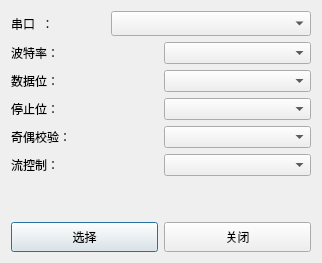
<?xml version="1.0" encoding="UTF-8"?>
<ui version="4.0">
 <class>serialsetup</class>
 <widget class="QDialog" name="serialsetup">
  <property name="geometry">
   <rect>
    <x>0</x>
    <y>0</y>
    <width>322</width>
    <height>263</height>
   </rect>
  </property>
  <property name="windowTitle">
   <string>Serial Port Setup</string>
  </property>
  <layout class="QGridLayout" name="gridLayout">
   <item row="0" column="0">
    <layout class="QVBoxLayout" name="verticalLayout_2">
     <item>
      <layout class="QVBoxLayout" name="verticalLayout">
       <item>
        <layout class="QHBoxLayout" name="horizontalLayout">
         <item>
          <widget class="QLabel" name="label">
           <property name="text">
            <string>串口  ：</string>
           </property>
          </widget>
         </item>
         <item>
          <widget class="QComboBox" name="SR_combox">
           <property name="minimumSize">
            <size>
             <width>200</width>
             <height>25</height>
            </size>
           </property>
          </widget>
         </item>
        </layout>
       </item>
       <item>
        <layout class="QHBoxLayout" name="horizontalLayout_2">
         <item>
          <widget class="QLabel" name="label_2">
           <property name="text">
            <string>波特率：</string>
           </property>
          </widget>
         </item>
         <item>
          <widget class="QComboBox" name="BD_combox"/>
         </item>
        </layout>
       </item>
       <item>
        <layout class="QHBoxLayout" name="horizontalLayout_3">
         <item>
          <widget class="QLabel" name="label_3">
           <property name="text">
            <string>数据位：</string>
           </property>
          </widget>
         </item>
         <item>
          <widget class="QComboBox" name="DA_combox"/>
         </item>
        </layout>
       </item>
       <item>
        <layout class="QHBoxLayout" name="horizontalLayout_4">
         <item>
          <widget class="QLabel" name="label_4">
           <property name="text">
            <string>停止位：</string>
           </property>
          </widget>
         </item>
         <item>
          <widget class="QComboBox" name="ST_combox"/>
         </item>
        </layout>
       </item>
       <item>
        <layout class="QHBoxLayout" name="horizontalLayout_5">
         <item>
          <widget class="QLabel" name="label_5">
           <property name="text">
            <string>奇偶校验：</string>
           </property>
          </widget>
         </item>
         <item>
          <widget class="QComboBox" name="CK_combox"/>
         </item>
        </layout>
       </item>
       <item>
        <layout class="QHBoxLayout" name="horizontalLayout_6">
         <item>
          <widget class="QLabel" name="label_6">
           <property name="text">
            <string>流控制：</string>
           </property>
          </widget>
         </item>
         <item>
          <widget class="QComboBox" name="FC_combox"/>
         </item>
        </layout>
       </item>
      </layout>
     </item>
     <item>
      <spacer name="verticalSpacer">
       <property name="orientation">
        <enum>Qt::Vertical</enum>
       </property>
       <property name="sizeHint" stdset="0">
        <size>
         <width>20</width>
         <height>40</height>
        </size>
       </property>
      </spacer>
     </item>
     <item>
      <layout class="QHBoxLayout" name="horizontalLayout_7">
       <item>
        <widget class="QPushButton" name="connectButton">
         <property name="minimumSize">
          <size>
           <width>100</width>
           <height>30</height>
          </size>
         </property>
         <property name="text">
          <string>选择</string>
         </property>
        </widget>
       </item>
       <item>
        <widget class="QPushButton" name="cancelButton">
         <property name="minimumSize">
          <size>
           <width>100</width>
           <height>30</height>
          </size>
         </property>
         <property name="text">
          <string>关闭</string>
         </property>
        </widget>
       </item>
      </layout>
     </item>
    </layout>
   </item>
  </layout>
 </widget>
 <resources/>
 <connections/>
</ui>
